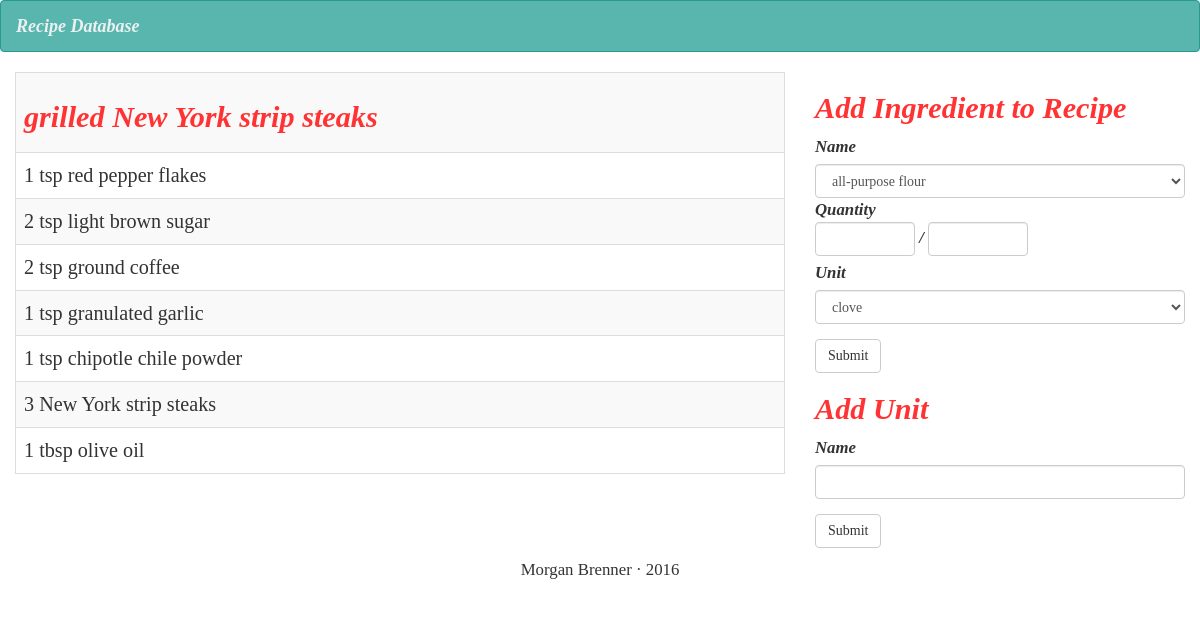
Screenshot of /site/recipe.php?id=13 with the database file from the repository.
### tables this page shows
CREATE TABLE `Recipes` (
	`recipe_id` int auto_increment primary key not null, 
	`category` int not null, 
	`source` int,
	`recipe_name` varchar(255) not null,
	FOREIGN KEY ( category ) REFERENCES RecipeCategories( category_id )
		on delete cascade on update cascade,
	FOREIGN KEY ( source ) REFERENCES RecipeSources( source_id )
		on delete cascade on update cascade
);

CREATE TABLE `RecipeIngredients` (
	`recipe` int not null, 
	`ingredient` int not null,
	`quantity_num` int not null,
	`quantity_denom` int not null default 1,
	`unit` int,
	FOREIGN KEY ( recipe ) REFERENCES Recipes( recipe_id )
		on delete cascade on update cascade,
	FOREIGN KEY ( ingredient ) REFERENCES Ingredients( ingredient_id ) 
		on delete cascade on update cascade,
	FOREIGN KEY ( unit ) REFERENCES Units( unit_id ),
	PRIMARY KEY (recipe, ingredient)
);

CREATE TABLE `Ingredients` (
	`ingredient_id` int auto_increment primary key not null,
	`ingredient_name` varchar(255) not null
);

### site/recipe.php (the view, shortened to what this page needs)
<?php
$mysqli = new mysqli($host, $username, $password, $database);
?>
<!doctype html>
<html class="no-js" lang="">
    <head>
		<link rel="stylesheet" href="https://maxcdn.bootstrapcdn.com/bootstrap/3.3.6/css/bootstrap.min.css">
        <link rel="stylesheet" href="css/normalize.css">
        <link rel="stylesheet" href="css/main.css">
    </head>
    <body>
		<nav class="navbar navbar-default">
			<div class="container-fluid">
				<div class="navbar-header">
					<a class="navbar-brand" href="index.php">Recipe Database</a>
				</div>
			</div>
		</nav>
		<div class="container-fluid">
			<div class="row">
				<div class="col-md-8" id="recipes">
					<form>
						<table class="table table-striped table-bordered">
						<?php
							if(!($stmt = $mysqli->prepare("select Recipes.recipe_name from Recipes where Recipes.recipe_id = ?"))){
								echo "Prepare failed: "  . $stmt->errno . " " . $stmt->error;
							}
							if(!($stmt->bind_param("i",$_GET['id']))){
								echo "Bind failed: "  . $stmt->errno . " " . $stmt->error;
							}
							if(!$stmt->execute()){
								echo "Execute failed: "  . $mysqli->connect_errno . " " . $mysqli->connect_error;
							}
							if(!$stmt->bind_result($recipe)){
								echo "Bind failed: "  . $mysqli->connect_errno . " " . $mysqli->connect_error;
							}
							$stmt->fetch();
							echo "<tr>\n<th colspan='5'><h3>\n" . $recipe . "\n</h3></th>\n</tr>\n";
						?>
						<?php
							if(!($stmt = $mysqli->prepare("select Recipes.recipe_id, Recipes.recipe_name, Ingredients.ingredient_name, RecipeIngredients.quantity_num, RecipeIngredients.quantity_denom, ifnull(Units.unit_name, '') from Recipes inner join RecipeIngredients on Recipes.recipe_id = RecipeIngredients.recipe inner join Ingredients on RecipeIngredients.ingredient = Ingredients.ingredient_id left join Units on RecipeIngredients.unit = Units.unit_id where Recipes.recipe_id = ?"))){
							echo "Prepare failed: "  . $stmt->errno . " " . $stmt->error;
							}
							if(!($stmt->bind_param("i",$_GET['id']))){
								echo "Bind failed: "  . $stmt->errno . " " . $stmt->error;
							}
							if(!$stmt->execute()){
								echo "Execute failed: "  . $mysqli->connect_errno . " " . $mysqli->connect_error;
							}
							if(!$stmt->bind_result($rid, $recipe, $ingredient, $quant_num, $quant_denom, $unit)){
								echo "Bind failed: "  . $mysqli->connect_errno . " " . $mysqli->connect_error;
							}
							while($stmt->fetch()){
								if ($quant_denom > 1) {
									echo "<tr>\n<td>\n" . $quant_num . "/" . $quant_denom . " " . $unit . " " . $ingredient . "\n</td>\n";
								}
								else {
									echo "<tr>\n<td>\n" . $quant_num ." " . $unit . " " . $ingredient . "\n</td>\n";
								}
								echo "</tr>";
							}
						?>
						</table>
					</form>
				</div>
				<div class="col-md-4" id="recipe-forms">
					<form name="add-to-recipe" id="add-to-recipe" method="post" action="add-recipe-ing.php">
							<div class="form-group">
								<h3>Add Ingredient to Recipe</h3>
								<?php
									if(!($stmt = $mysqli->prepare("select Recipes.recipe_id from Recipes where Recipes.recipe_id = ?"))){
										echo "Prepare failed: "  . $stmt->errno . " " . $stmt->error;
									}
									$stmt->fetch();
								?>
								<label for="category">Name</label>
								<select name="name" id="name" class="form-control">
								<?php
								if(!($stmt = $mysqli->prepare("SELECT ingredient_id, ingredient_name FROM Ingredients order by ingredient_name asc"))){
									echo "Prepare failed: "  . $stmt->errno . " " . $stmt->error;
								}
								if(!$stmt->execute()){
									echo "Execute failed: "  . $mysqli->connect_errno . " " . $mysqli->connect_error;
								}
								if(!$stmt->bind_result($id, $name)){
									echo "Bind failed: "  . $mysqli->connect_errno . " " . $mysqli->connect_error;
								}
								while($stmt->fetch()){
									echo '<option value=" '. $id . ' "> ' . $name . '</option>\n';
								}
								?>
								</select>
								<label class="form-check-inline">Quantity
									<input type="number" class="form-control" id="num" name="num" min="1">
								</label>
								<label class="form-check-inline">/</label>
								<label class="form-check-inline">
									<input type="number" class="form-control" id="denom" name="denom" min="1">
								</label><br/>
								<label class="form-check">Unit</label>
								<select name="unit" id="unit" class="form-control">
								<?php
								if(!($stmt = $mysqli->prepare("SELECT unit_id, unit_name FROM Units order by unit_name asc"))){
									echo "Prepare failed: "  . $stmt->errno . " " . $stmt->error;
								}
								if(!$stmt->execute()){
									echo "Execute failed: "  . $mysqli->connect_errno . " " . $mysqli->connect_error;
								}
								if(!$stmt->bind_result($id, $name)){
									echo "Bind failed: "  . $mysqli->connect_errno . " " . $mysqli->connect_error;
								}
								while($stmt->fetch()){
									echo '<option value=" '. $id . ' "> ' . $name . '</option>\n';
								}
								?>
								</select>
							</div>
							<p><input class="btn btn-default" type="submit" id="add-to-recipe-button"/></p>
					</form>
					<form name="add-unit" id="add-unit" method="post" action="add-unit.php">
						<div class="form-group">
							<h3>Add Unit</h3>
							<label for="new_unit">Name</label>
							<input type="text" class="form-control" id="new_unit" name="name">
						</div>
						<p><input class="btn btn-default" type="submit" id="add-unit-button"/></p>
					</form>
			</div>
			</div>
		</div>
		<div class="container">
			<div class="row">
				<div class="text-center col-md-6 col-md-offset-3">
					<p>Morgan Brenner &middot 2016</p>
				</div>
			</div>
		</div>
    </body>
</html>

### site/css/main.css (style rules this page uses)
h1, h3 { font-family: "utopia-std-display"; font-weight: 700; font-style: italic; color: #ff3333; font-size: 1.8em; }
.navbar-brand, label, h4 { font-family: "utopia-std-display"; font-weight: 700; font-style: italic; }
p, td, li, form { font-family: "freight-sans-pro"; font-size: 1.2em; }
#num, #denom { width: 100px; }
#unit { with: 150px; }
.navbar-default { background-color: #59b6ae; border-color: #2a9a90; }
.navbar-default .navbar-brand { color: #ecf0f1; }
html { color: #222; font-size: 1em; line-height: 1.4; }

### rows the page displays
recipes: recipe_name "grilled New York strip steaks"
recipeingredients: quantity_num "1", unit "tsp", ingredient.ingredient_name "red pepper flakes"
recipeingredients: quantity_num "2", unit "tsp", ingredient.ingredient_name "light brown sugar"
recipeingredients: quantity_num "2", unit "tsp", ingredient.ingredient_name "ground coffee"
recipeingredients: quantity_num "1", unit "tsp", ingredient.ingredient_name "granulated garlic"
recipeingredients: quantity_num "1", unit "tsp", ingredient.ingredient_name "chipotle chile powder"
recipeingredients: quantity_num "3", ingredient.ingredient_name "New York strip steaks"
recipeingredients: quantity_num "1", unit "tbsp", ingredient.ingredient_name "olive oil"

### other values shown
form field name "all-purpose flour"
form field unit "clove"
